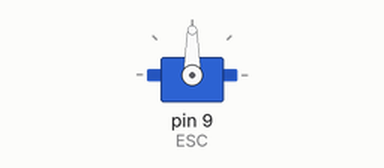
The sketch below on a simulated Arduino Uno, built with avr-gcc and run on an emulated ATmega328P. On the bench: servo.

Above: at 0.1 s.
At 10.1 s:
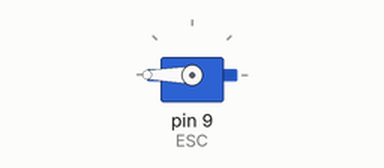
Timing chart, 0 to 11.6 s (numbered marks = the images above):
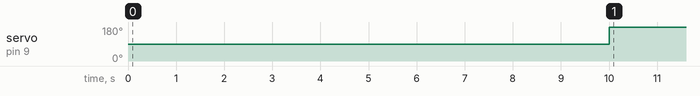

Measured:
- by itself, servo on pin 9 (ESC): 90° → 180° at 10.0 s

The sketch:

BLDC_control.ino
```cpp
#include <Servo.h> // connect the library for PWM signal
Servo ESC; //Create an object of class Servo
void setup() {
ESC.attach(9,1000,2300); //declares the connection port and signal parameters
delay(10000); // Delay for BLDC calibration
}
void loop() {
ESC.write(180); //power the motor at the maximum rate
}
```
